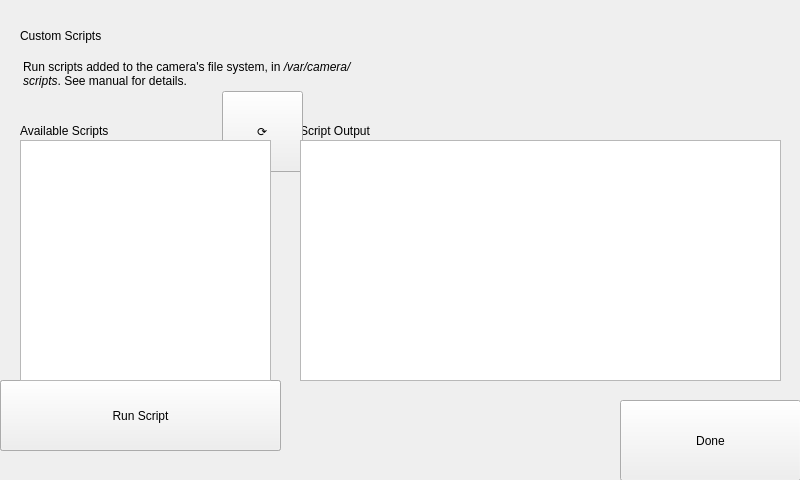
<?xml version="1.0" encoding="UTF-8"?>
<ui version="4.0">
 <class>Scripts</class>
 <widget class="QWidget" name="Scripts">
  <property name="geometry">
   <rect>
    <x>0</x>
    <y>0</y>
    <width>800</width>
    <height>480</height>
   </rect>
  </property>
  <property name="windowTitle">
   <string notr="true">Chronos Screen</string>
  </property>
  <widget class="Backdrop" name="backdrop">
   <property name="geometry">
    <rect>
     <x>0</x>
     <y>0</y>
     <width>801</width>
     <height>481</height>
    </rect>
   </property>
  </widget>
  <widget class="HeaderLabel" name="headerlabel">
   <property name="geometry">
    <rect>
     <x>20</x>
     <y>20</y>
     <width>241</width>
     <height>31</height>
    </rect>
   </property>
   <property name="text">
    <string>Custom Scripts</string>
   </property>
  </widget>
  <widget class="Label" name="label">
   <property name="geometry">
    <rect>
     <x>23</x>
     <y>60</y>
     <width>351</width>
     <height>61</height>
    </rect>
   </property>
   <property name="text">
    <string>&lt;html&gt;&lt;head/&gt;&lt;body&gt;&lt;p&gt;Run scripts added to the camera's file system, in &lt;span style=&quot; font-style:italic;&quot;&gt;/var/camera/scripts&lt;/span&gt;. See manual for details.&lt;/p&gt;&lt;/body&gt;&lt;/html&gt;</string>
   </property>
   <property name="alignment">
    <set>Qt::AlignLeading|Qt::AlignLeft|Qt::AlignTop</set>
   </property>
   <property name="wordWrap">
    <bool>true</bool>
   </property>
  </widget>
  <widget class="Subheader" name="subheader">
   <property name="geometry">
    <rect>
     <x>20</x>
     <y>120</y>
     <width>241</width>
     <height>21</height>
    </rect>
   </property>
   <property name="text">
    <string>Available Scripts</string>
   </property>
  </widget>
  <widget class="Subheader" name="subheader_2">
   <property name="geometry">
    <rect>
     <x>300</x>
     <y>120</y>
     <width>241</width>
     <height>21</height>
    </rect>
   </property>
   <property name="text">
    <string>Script Output</string>
   </property>
  </widget>
  <widget class="Button" name="uiDone">
   <property name="geometry">
    <rect>
     <x>620</x>
     <y>400</y>
     <width>181</width>
     <height>81</height>
    </rect>
   </property>
   <property name="text">
    <string>Done</string>
   </property>
  </widget>
  <widget class="ScrollList" name="uiScripts">
   <property name="geometry">
    <rect>
     <x>20</x>
     <y>140</y>
     <width>251</width>
     <height>241</height>
    </rect>
   </property>
   <property name="autoScroll">
    <bool>false</bool>
   </property>
   <property name="editTriggers">
    <set>QAbstractItemView::NoEditTriggers</set>
   </property>
   <property name="showDropIndicator" stdset="0">
    <bool>false</bool>
   </property>
  </widget>
  <widget class="Button" name="uiRun">
   <property name="geometry">
    <rect>
     <x>0</x>
     <y>380</y>
     <width>281</width>
     <height>71</height>
    </rect>
   </property>
   <property name="text">
    <string>Run Script</string>
   </property>
   <property name="clickMarginRight" stdset="0">
    <enum>Button::half</enum>
   </property>
   <property name="clickMarginTop" stdset="0">
    <enum>Button::half</enum>
   </property>
  </widget>
  <widget class="Button" name="uiRefresh">
   <property name="geometry">
    <rect>
     <x>222</x>
     <y>91</y>
     <width>81</width>
     <height>81</height>
    </rect>
   </property>
   <property name="text">
    <string>⟳</string>
   </property>
   <property name="customStyleSheet" stdset="0">
    <string>Button { border: 0px solid black; }</string>
   </property>
   <property name="hideBorder" stdset="0">
    <bool>true</bool>
   </property>
  </widget>
  <widget class="ScrollList" name="uiOutput">
   <property name="geometry">
    <rect>
     <x>300</x>
     <y>140</y>
     <width>481</width>
     <height>241</height>
    </rect>
   </property>
   <property name="autoScroll">
    <bool>false</bool>
   </property>
   <property name="editTriggers">
    <set>QAbstractItemView::NoEditTriggers</set>
   </property>
   <property name="showDropIndicator" stdset="0">
    <bool>false</bool>
   </property>
   <property name="selectionMode">
    <enum>QAbstractItemView::NoSelection</enum>
   </property>
   <property name="textElideMode">
    <enum>Qt::ElideNone</enum>
   </property>
   <property name="layoutMode">
    <enum>QListView::Batched</enum>
   </property>
   <property name="uniformItemSizes">
    <bool>false</bool>
   </property>
   <property name="wordWrap">
    <bool>true</bool>
   </property>
   <property name="customStyleSheet" stdset="0">
    <string>QAbstractItemView::item { padding: 1px 7px; }</string>
   </property>
  </widget>
  <widget class="Button" name="uiStop">
   <property name="geometry">
    <rect>
     <x>0</x>
     <y>380</y>
     <width>281</width>
     <height>71</height>
    </rect>
   </property>
   <property name="text">
    <string>Stop Script</string>
   </property>
   <property name="clickMarginRight" stdset="0">
    <enum>Button::half</enum>
   </property>
   <property name="clickMarginTop" stdset="0">
    <enum>Button::half</enum>
   </property>
  </widget>
  <zorder>backdrop</zorder>
  <zorder>uiStop</zorder>
  <zorder>headerlabel</zorder>
  <zorder>label</zorder>
  <zorder>subheader</zorder>
  <zorder>subheader_2</zorder>
  <zorder>uiDone</zorder>
  <zorder>uiRun</zorder>
  <zorder>uiRefresh</zorder>
  <zorder>uiScripts</zorder>
  <zorder>uiOutput</zorder>
 </widget>
 <customwidgets>
  <customwidget>
   <class>Backdrop</class>
   <extends>QLabel</extends>
   <header>backdrop</header>
  </customwidget>
  <customwidget>
   <class>Button</class>
   <extends>QPushButton</extends>
   <header>button</header>
  </customwidget>
  <customwidget>
   <class>HeaderLabel</class>
   <extends>QLabel</extends>
   <header>header_label</header>
  </customwidget>
  <customwidget>
   <class>Label</class>
   <extends>QLabel</extends>
   <header>label</header>
  </customwidget>
  <customwidget>
   <class>ScrollList</class>
   <extends>QListView</extends>
   <header>scroll_list</header>
  </customwidget>
  <customwidget>
   <class>Subheader</class>
   <extends>QLabel</extends>
   <header>subheader</header>
  </customwidget>
 </customwidgets>
 <tabstops>
  <tabstop>uiDone</tabstop>
  <tabstop>uiRefresh</tabstop>
  <tabstop>uiScripts</tabstop>
  <tabstop>uiRun</tabstop>
  <tabstop>uiOutput</tabstop>
 </tabstops>
 <resources/>
 <connections/>
</ui>
